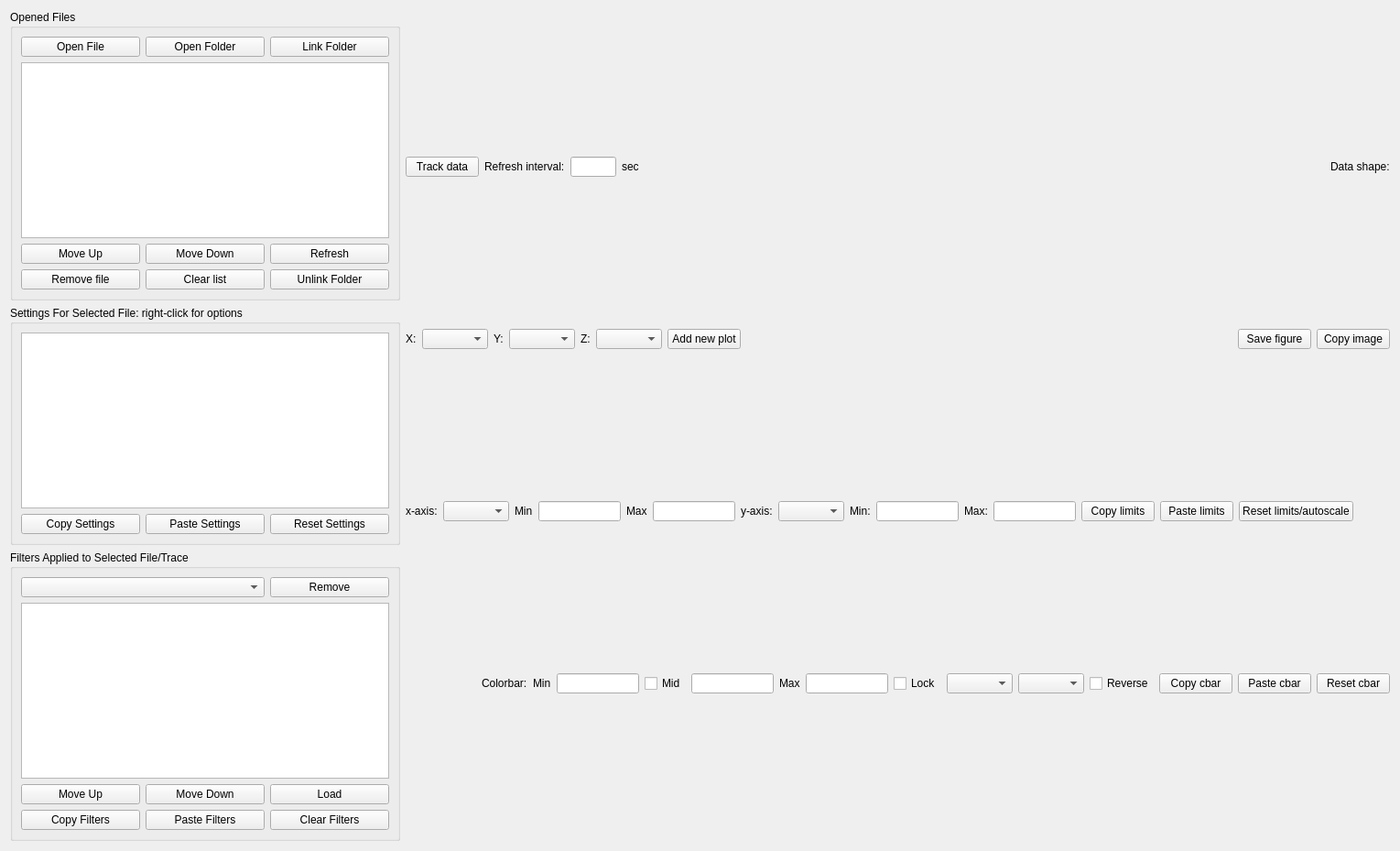
  <widget class="QWidget" name="central_widget">
   <layout class="QHBoxLayout" name="horizontalLayout">
    <item>
     <layout class="QVBoxLayout" name="control_layout">
      <property name="sizeConstraint">
       <enum>QLayout::SetDefaultConstraint</enum>
      </property>
      <item>
       <widget class="QGroupBox" name="files_box">
        <property name="sizePolicy">
         <sizepolicy hsizetype="Maximum" vsizetype="Preferred">
          <horstretch>0</horstretch>
          <verstretch>0</verstretch>
         </sizepolicy>
        </property>
        <property name="title">
         <string>Opened Files</string>
        </property>
        <layout class="QGridLayout" name="gridLayout_2">
         <item row="0" column="0">
          <layout class="QGridLayout" name="files_layout" columnminimumwidth="0,0,0">
           <item row="0" column="2">
            <widget class="QPushButton" name="link_folder_button">
             <property name="minimumSize">
              <size>
               <width>130</width>
               <height>0</height>
              </size>
             </property>
             <property name="text">
              <string>Link Folder</string>
             </property>
            </widget>
           </item>
           <item row="0" column="1">
            <widget class="QPushButton" name="open_folder_button">
             <property name="minimumSize">
              <size>
               <width>130</width>
               <height>0</height>
              </size>
             </property>
             <property name="text">
              <string>Open Folder</string>
             </property>
            </widget>
           </item>
           <item row="5" column="2">
            <widget class="QPushButton" name="unlink_folder_button">
             <property name="minimumSize">
              <size>
               <width>130</width>
               <height>0</height>
              </size>
             </property>
             <property name="text">
              <string>Unlink Folder</string>
             </property>
            </widget>
           </item>
           <item row="4" column="1">
            <widget class="QPushButton" name="down_file_button">
             <property name="minimumSize">
              <size>
               <width>130</width>
               <height>0</height>
              </size>
             </property>
             <property name="text">
              <string>Move Down</string>
             </property>
            </widget>
           </item>
           <item row="1" column="0" colspan="3">
            <widget class="QListWidget" name="file_list">
             <property name="sizePolicy">
              <sizepolicy hsizetype="Expanding" vsizetype="Expanding">
               <horstretch>0</horstretch>
               <verstretch>0</verstretch>
              </sizepolicy>
             </property>
            </widget>
           </item>
           <item row="0" column="0">
            <widget class="QPushButton" name="open_files_button">
             <property name="sizePolicy">
              <sizepolicy hsizetype="Minimum" vsizetype="Fixed">
               <horstretch>0</horstretch>
               <verstretch>0</verstretch>
              </sizepolicy>
             </property>
             <property name="minimumSize">
              <size>
               <width>130</width>
               <height>0</height>
              </size>
             </property>
             <property name="text">
              <string>Open File</string>
             </property>
            </widget>
           </item>
           <item row="4" column="0">
            <widget class="QPushButton" name="up_file_button">
             <property name="minimumSize">
              <size>
               <width>130</width>
               <height>0</height>
              </size>
             </property>
             <property name="text">
              <string>Move Up</string>
             </property>
            </widget>
           </item>
           <item row="5" column="1">
            <widget class="QPushButton" name="clear_files_button">
             <property name="sizePolicy">
              <sizepolicy hsizetype="Minimum" vsizetype="Fixed">
               <horstretch>0</horstretch>
               <verstretch>0</verstretch>
              </sizepolicy>
             </property>
             <property name="minimumSize">
              <size>
               <width>130</width>
               <height>0</height>
              </size>
             </property>
             <property name="text">
              <string>Clear list</string>
             </property>
            </widget>
           </item>
           <item row="4" column="2">
            <widget class="QPushButton" name="refresh_file_button">
             <property name="minimumSize">
              <size>
               <width>130</width>
               <height>0</height>
              </size>
             </property>
             <property name="text">
              <string>Refresh</string>
             </property>
            </widget>
           </item>
           <item row="5" column="0">
            <widget class="QPushButton" name="delete_files_button">
             <property name="sizePolicy">
              <sizepolicy hsizetype="Minimum" vsizetype="Fixed">
               <horstretch>0</horstretch>
               <verstretch>0</verstretch>
              </sizepolicy>
             </property>
             <property name="minimumSize">
              <size>
               <width>130</width>
               <height>0</height>
              </size>
             </property>
             <property name="text">
              <string>Remove file</string>
             </property>
            </widget>
           </item>
          </layout>
         </item>
        </layout>
       </widget>
      </item>
      <item>
       <widget class="QGroupBox" name="settings_box">
        <property name="sizePolicy">
         <sizepolicy hsizetype="Maximum" vsizetype="Preferred">
          <horstretch>0</horstretch>
          <verstretch>0</verstretch>
         </sizepolicy>
        </property>
        <property name="title">
         <string>Settings For Selected File: right-click for options</string>
        </property>
        <layout class="QGridLayout" name="gridLayout_4">
         <item row="0" column="0">
          <layout class="QGridLayout" name="settings_layout">
           <item row="1" column="0">
            <widget class="QPushButton" name="copy_settings_button">
             <property name="sizePolicy">
              <sizepolicy hsizetype="Minimum" vsizetype="Fixed">
               <horstretch>0</horstretch>
               <verstretch>0</verstretch>
              </sizepolicy>
             </property>
             <property name="minimumSize">
              <size>
               <width>130</width>
               <height>0</height>
              </size>
             </property>
             <property name="text">
              <string>Copy Settings</string>
             </property>
            </widget>
           </item>
           <item row="1" column="1">
            <widget class="QPushButton" name="paste_settings_button">
             <property name="sizePolicy">
              <sizepolicy hsizetype="Minimum" vsizetype="Fixed">
               <horstretch>0</horstretch>
               <verstretch>0</verstretch>
              </sizepolicy>
             </property>
             <property name="minimumSize">
              <size>
               <width>130</width>
               <height>0</height>
              </size>
             </property>
             <property name="text">
              <string>Paste Settings</string>
             </property>
            </widget>
           </item>
           <item row="1" column="2">
            <widget class="QPushButton" name="reset_settings_button">
             <property name="sizePolicy">
              <sizepolicy hsizetype="Minimum" vsizetype="Fixed">
               <horstretch>0</horstretch>
               <verstretch>0</verstretch>
              </sizepolicy>
             </property>
             <property name="minimumSize">
              <size>
               <width>130</width>
               <height>0</height>
              </size>
             </property>
             <property name="text">
              <string>Reset Settings</string>
             </property>
            </widget>
           </item>
           <item row="0" column="0" colspan="3">
            <widget class="QTableWidget" name="settings_table">
             <property name="sizePolicy">
              <sizepolicy hsizetype="Expanding" vsizetype="Expanding">
               <horstretch>0</horstretch>
               <verstretch>0</verstretch>
              </sizepolicy>
             </property>
             <property name="horizontalScrollBarPolicy">
              <enum>Qt::ScrollBarAlwaysOff</enum>
             </property>
             <attribute name="horizontalHeaderVisible">
              <bool>false</bool>
             </attribute>
             <attribute name="horizontalHeaderDefaultSectionSize">
              <number>80</number>
             </attribute>
             <attribute name="horizontalHeaderStretchLastSection">
              <bool>true</bool>
             </attribute>
             <attribute name="verticalHeaderVisible">
              <bool>false</bool>
             </attribute>
             <attribute name="verticalHeaderDefaultSectionSize">
              <number>26</number>
             </attribute>
            </widget>
           </item>
          </layout>
         </item>
        </layout>
       </widget>
      </item>
      <item>
       <widget class="QGroupBox" name="filters_box">
        <property name="sizePolicy">
         <sizepolicy hsizetype="Maximum" vsizetype="Preferred">
          <horstretch>0</horstretch>
          <verstretch>0</verstretch>
         </sizepolicy>
        </property>
        <property name="title">
         <string>Filters Applied to Selected File/Trace</string>
        </property>
        <layout class="QGridLayout" name="gridLayout_6">
         <item row="0" column="0">
          <layout class="QGridLayout" name="filters_layout">
           <item row="0" column="2">
            <widget class="QPushButton" name="delete_filters_button">
             <property name="sizePolicy">
              <sizepolicy hsizetype="Minimum" vsizetype="Fixed">
               <horstretch>0</horstretch>
               <verstretch>0</verstretch>
              </sizepolicy>
             </property>
             <property name="minimumSize">
              <size>
               <width>110</width>
               <height>0</height>
              </size>
             </property>
             <property name="text">
              <string>Remove</string>
             </property>
            </widget>
           </item>
           <item row="0" column="0" colspan="2">
            <widget class="QComboBox" name="filters_combobox">
             <property name="sizePolicy">
              <sizepolicy hsizetype="Preferred" vsizetype="Maximum">
               <horstretch>0</horstretch>
               <verstretch>0</verstretch>
              </sizepolicy>
             </property>
            </widget>
           </item>
           <item row="5" column="2">
            <widget class="QPushButton" name="clear_filters_button">
             <property name="sizePolicy">
              <sizepolicy hsizetype="Minimum" vsizetype="Fixed">
               <horstretch>0</horstretch>
               <verstretch>0</verstretch>
              </sizepolicy>
             </property>
             <property name="minimumSize">
              <size>
               <width>130</width>
               <height>0</height>
              </size>
             </property>
             <property name="text">
              <string>Clear Filters</string>
             </property>
            </widget>
           </item>
           <item row="4" column="0">
            <widget class="QPushButton" name="up_filters_button">
             <property name="sizePolicy">
              <sizepolicy hsizetype="Minimum" vsizetype="Fixed">
               <horstretch>0</horstretch>
               <verstretch>0</verstretch>
              </sizepolicy>
             </property>
             <property name="minimumSize">
              <size>
               <width>130</width>
               <height>0</height>
              </size>
             </property>
             <property name="text">
              <string>Move Up</string>
             </property>
            </widget>
           </item>
           <item row="3" column="0" colspan="3">
            <widget class="QTableWidget" name="filters_table">
             <property name="sizePolicy">
              <sizepolicy hsizetype="Expanding" vsizetype="Expanding">
               <horstretch>0</horstretch>
               <verstretch>0</verstretch>
              </sizepolicy>
             </property>
             <property name="horizontalScrollBarPolicy">
              <enum>Qt::ScrollBarAsNeeded</enum>
             </property>
             <attribute name="horizontalHeaderVisible">
              <bool>false</bool>
             </attribute>
             <attribute name="horizontalHeaderCascadingSectionResizes">
              <bool>false</bool>
             </attribute>
             <attribute name="horizontalHeaderDefaultSectionSize">
              <number>40</number>
             </attribute>
             <attribute name="horizontalHeaderMinimumSectionSize">
              <number>31</number>
             </attribute>
             <attribute name="horizontalHeaderStretchLastSection">
              <bool>false</bool>
             </attribute>
             <attribute name="verticalHeaderVisible">
              <bool>false</bool>
             </attribute>
             <attribute name="verticalHeaderDefaultSectionSize">
              <number>25</number>
             </attribute>
             <attribute name="verticalHeaderMinimumSectionSize">
              <number>25</number>
             </attribute>
            </widget>
           </item>
           <item row="4" column="1">
            <widget class="QPushButton" name="down_filters_button">
             <property name="sizePolicy">
              <sizepolicy hsizetype="Minimum" vsizetype="Fixed">
               <horstretch>0</horstretch>
               <verstretch>0</verstretch>
              </sizepolicy>
             </property>
             <property name="minimumSize">
              <size>
               <width>130</width>
               <height>0</height>
              </size>
             </property>
             <property name="text">
              <string>Move Down</string>
             </property>
            </widget>
           </item>
           <item row="5" column="0">
            <widget class="QPushButton" name="copy_filters_button">
             <property name="sizePolicy">
              <sizepolicy hsizetype="Minimum" vsizetype="Fixed">
               <horstretch>0</horstretch>
               <verstretch>0</verstretch>
              </sizepolicy>
             </property>
             <property name="minimumSize">
              <size>
               <width>130</width>
               <height>0</height>
              </size>
             </property>
             <property name="text">
              <string>Copy Filters</string>
             </property>
            </widget>
           </item>
           <item row="5" column="1">
            <widget class="QPushButton" name="paste_filters_button">
             <property name="sizePolicy">
              <sizepolicy hsizetype="Minimum" vsizetype="Fixed">
               <horstretch>0</horstretch>
               <verstretch>0</verstretch>
              </sizepolicy>
             </property>
             <property name="minimumSize">
              <size>
               <width>130</width>
               <height>0</height>
              </size>
             </property>
             <property name="text">
              <string>Paste Filters</string>
             </property>
            </widget>
           </item>
           <item row="4" column="2">
            <widget class="QPushButton" name="load_filters_button">
             <property name="minimumSize">
              <size>
               <width>130</width>
               <height>0</height>
              </size>
             </property>
             <property name="text">
              <string>Load</string>
             </property>
            </widget>
           </item>
          </layout>
         </item>
        </layout>
       </widget>
      </item>
     </layout>
    </item>
    <item>
     <layout class="QVBoxLayout" name="oneD_layout" stretch="">
      <property name="sizeConstraint">
       <enum>QLayout::SetDefaultConstraint</enum>
      </property>
     </layout>
    </item>
    <item>
     <layout class="QVBoxLayout" name="vertical_layout">
      <item>
       <layout class="QHBoxLayout" name="horizontalLayout_3">
        <property name="spacing">
         <number>6</number>
        </property>
        <item>
         <widget class="QPushButton" name="track_button">
          <property name="text">
           <string>Track data</string>
          </property>
         </widget>
        </item>
        <item>
         <widget class="QLabel" name="refresh_label">
          <property name="text">
           <string>Refresh interval:</string>
          </property>
         </widget>
        </item>
        <item>
         <widget class="QLineEdit" name="refresh_line_edit">
          <property name="sizePolicy">
           <sizepolicy hsizetype="Minimum" vsizetype="Fixed">
            <horstretch>0</horstretch>
            <verstretch>0</verstretch>
           </sizepolicy>
          </property>
          <property name="minimumSize">
           <size>
            <width>40</width>
            <height>0</height>
           </size>
          </property>
          <property name="maximumSize">
           <size>
            <width>50</width>
            <height>16777215</height>
           </size>
          </property>
          <property name="inputMethodHints">
           <set>Qt::ImhNone</set>
          </property>
          <property name="alignment">
           <set>Qt::AlignRight|Qt::AlignTrailing|Qt::AlignVCenter</set>
          </property>
         </widget>
        </item>
        <item>
         <widget class="QLabel" name="refreshunit_label">
          <property name="text">
           <string>sec</string>
          </property>
         </widget>
        </item>
        <item>
         <widget class="QLabel" name="remaining_time_label">
          <property name="text">
           <string/>
          </property>
         </widget>
        </item>
        <item>
         <spacer name="horizontalSpacer">
          <property name="orientation">
           <enum>Qt::Horizontal</enum>
          </property>
          <property name="sizeHint" stdset="0">
           <size>
            <width>40</width>
            <height>20</height>
           </size>
          </property>
         </spacer>
        </item>
        <item>
         <widget class="QLabel" name="data_shape_label">
          <property name="sizePolicy">
           <sizepolicy hsizetype="Preferred" vsizetype="Fixed">
            <horstretch>0</horstretch>
            <verstretch>0</verstretch>
           </sizepolicy>
          </property>
          <property name="text">
           <string>Data shape:</string>
          </property>
         </widget>
        </item>
       </layout>
      </item>
      <item>
       <layout class="QHBoxLayout" name="horizontalLayout_4">
        <item>
         <widget class="QLabel" name="new_plot_X_label">
          <property name="text">
           <string>X:</string>
          </property>
         </widget>
        </item>
        <item>
         <widget class="QComboBox" name="new_plot_X_box">
          <property name="sizeAdjustPolicy">
           <enum>QComboBox::AdjustToContents</enum>
          </property>
         </widget>
        </item>
        <item>
         <widget class="QLabel" name="new_plot_Y_label">
          <property name="text">
           <string>Y:</string>
          </property>
         </widget>
        </item>
        <item>
         <widget class="QComboBox" name="new_plot_Y_box">
          <property name="sizeAdjustPolicy">
           <enum>QComboBox::AdjustToContents</enum>
          </property>
         </widget>
        </item>
        <item>
         <widget class="QLabel" name="new_plot_Z_label">
          <property name="text">
           <string>Z:</string>
          </property>
         </widget>
        </item>
        <item>
         <widget class="QComboBox" name="new_plot_Z_box">
          <property name="sizeAdjustPolicy">
           <enum>QComboBox::AdjustToContents</enum>
          </property>
         </widget>
        </item>
        <item>
         <widget class="QPushButton" name="new_plot_button">
          <property name="text">
           <string>Add new plot</string>
          </property>
         </widget>
        </item>
        <item>
         <spacer name="horizontalSpacer_3">
          <property name="orientation">
           <enum>Qt::Horizontal</enum>
          </property>
          <property name="sizeHint" stdset="0">
           <size>
            <width>40</width>
            <height>20</height>
           </size>
          </property>
         </spacer>
        </item>
        <item>
         <widget class="QPushButton" name="save_image_button">
          <property name="text">
           <string>Save figure</string>
          </property>
         </widget>
        </item>
        <item>
         <widget class="QPushButton" name="copy_image_button">
          <property name="text">
           <string>Copy image</string>
          </property>
         </widget>
        </item>
       </layout>
      </item>
      <item>
       <layout class="QGridLayout" name="graph_layout"/>
      </item>
      <item>
       <layout class="QHBoxLayout" name="horizontalLayout_2">
        <item>
         <widget class="QLabel" name="xaxis_label">
          <property name="text">
           <string>x-axis:</string>
          </property>
         </widget>
        </item>
        <item>
         <widget class="QComboBox" name="xaxis_combobox"/>
        </item>
        <item>
         <widget class="QLabel" name="xmin_label">
          <property name="text">
           <string>Min</string>
          </property>
         </widget>
        </item>
        <item>
         <widget class="QLineEdit" name="xmin_line_edit">
          <property name="sizePolicy">
           <sizepolicy hsizetype="Minimum" vsizetype="Fixed">
            <horstretch>0</horstretch>
            <verstretch>0</verstretch>
           </sizepolicy>
          </property>
          <property name="minimumSize">
           <size>
            <width>80</width>
            <height>0</height>
           </size>
          </property>
          <property name="maximumSize">
           <size>
            <width>90</width>
            <height>16777215</height>
           </size>
          </property>
          <property name="inputMethodHints">
           <set>Qt::ImhNone</set>
          </property>
         </widget>
        </item>
        <item>
         <widget class="QLabel" name="xmax_label">
          <property name="text">
           <string>Max</string>
          </property>
         </widget>
        </item>
        <item>
         <widget class="QLineEdit" name="xmax_line_edit">
          <property name="sizePolicy">
           <sizepolicy hsizetype="Minimum" vsizetype="Fixed">
            <horstretch>0</horstretch>
            <verstretch>0</verstretch>
           </sizepolicy>
          </property>
          <property name="minimumSize">
           <size>
            <width>80</width>
            <height>0</height>
           </size>
          </property>
          <property name="maximumSize">
           <size>
            <width>90</width>
            <height>16777215</height>
           </size>
          </property>
          <property name="inputMethodHints">
           <set>Qt::ImhNone</set>
          </property>
         </widget>
        </item>
        <item>
         <widget class="QLabel" name="yaxis_label">
          <property name="text">
           <string>y-axis:</string>
          </property>
         </widget>
        </item>
        <item>
         <widget class="QComboBox" name="yaxis_combobox"/>
        </item>
        <item>
         <widget class="QLabel" name="ymin_label">
          <property name="text">
           <string>Min:</string>
          </property>
         </widget>
        </item>
        <item>
         <widget class="QLineEdit" name="ymin_line_edit">
          <property name="sizePolicy">
           <sizepolicy hsizetype="Minimum" vsizetype="Fixed">
            <horstretch>0</horstretch>
            <verstretch>0</verstretch>
           </sizepolicy>
          </property>
          <property name="minimumSize">
           <size>
            <width>80</width>
            <height>0</height>
           </size>
          </property>
          <property name="maximumSize">
           <size>
            <width>90</width>
            <height>16777215</height>
           </size>
          </property>
          <property name="inputMethodHints">
           <set>Qt::ImhNone</set>
          </property>
         </widget>
        </item>
        <item>
         <widget class="QLabel" name="ymax_label">
          <property name="text">
           <string>Max:</string>
          </property>
         </widget>
        </item>
        <item>
         <widget class="QLineEdit" name="ymax_line_edit">
          <property name="sizePolicy">
           <sizepolicy hsizetype="Minimum" vsizetype="Fixed">
            <horstretch>0</horstretch>
            <verstretch>0</verstretch>
           </sizepolicy>
          </property>
          <property name="minimumSize">
           <size>
            <width>80</width>
            <height>0</height>
           </size>
          </property>
          <property name="maximumSize">
           <size>
            <width>90</width>
            <height>16777215</height>
           </size>
          </property>
          <property name="inputMethodHints">
           <set>Qt::ImhNone</set>
          </property>
         </widget>
        </item>
        <item>
         <widget class="QPushButton" name="copy_xy_button">
          <property name="text">
           <string>Copy limits</string>
          </property>
         </widget>
        </item>
        <item>
         <widget class="QPushButton" name="paste_xy_button">
          <property name="text">
           <string>Paste limits</string>
          </property>
         </widget>
        </item>
        <item>
         <widget class="QPushButton" name="reset_xy_button">
          <property name="text">
           <string>Reset limits/autoscale</string>
          </property>
         </widget>
        </item>
        <item>
         <spacer name="horizontalSpacer_2">
          <property name="orientation">
           <enum>Qt::Horizontal</enum>
          </property>
          <property name="sizeHint" stdset="0">
           <size>
            <width>40</width>
            <height>20</height>
           </size>
          </property>
         </spacer>
        </item>
       </layout>
      </item>
      <item>
       <layout class="QGridLayout" name="view_layout" rowstretch="0">
        <item row="0" column="18">
         <widget class="QPushButton" name="paste_view_button">
          <property name="text">
           <string>Paste cbar</string>
          </property>
         </widget>
        </item>
        <item row="0" column="19">
         <widget class="QPushButton" name="reset_limits_button">
          <property name="text">
           <string>Reset cbar</string>
          </property>
         </widget>
        </item>
        <item row="0" column="14">
         <widget class="QComboBox" name="colormap_type_box">
          <property name="sizePolicy">
           <sizepolicy hsizetype="Minimum" vsizetype="Fixed">
            <horstretch>0</horstretch>
            <verstretch>0</verstretch>
           </sizepolicy>
          </property>
          <property name="sizeAdjustPolicy">
           <enum>QComboBox::AdjustToContentsOnFirstShow</enum>
          </property>
         </widget>
        </item>
        <item row="0" column="7">
         <widget class="QCheckBox" name="mid_checkbox">
          <property name="text">
           <string>Mid</string>
          </property>
         </widget>
        </item>
        <item row="0" column="13">
         <widget class="QCheckBox" name="lock_checkbox">
          <property name="text">
           <string>Lock</string>
          </property>
         </widget>
        </item>
        <item row="0" column="11">
         <widget class="QLabel" name="max_label">
          <property name="sizePolicy">
           <sizepolicy hsizetype="Minimum" vsizetype="Preferred">
            <horstretch>0</horstretch>
            <verstretch>0</verstretch>
           </sizepolicy>
          </property>
          <property name="text">
           <string>Max</string>
          </property>
         </widget>
        </item>
        <item row="0" column="4">
         <widget class="QLabel" name="min_label">
          <property name="sizePolicy">
           <sizepolicy hsizetype="Minimum" vsizetype="Preferred">
            <horstretch>0</horstretch>
            <verstretch>0</verstretch>
           </sizepolicy>
          </property>
          <property name="text">
           <string>Min</string>
          </property>
         </widget>
        </item>
        <item row="0" column="16">
         <widget class="QCheckBox" name="reverse_colors_box">
          <property name="text">
           <string>Reverse</string>
          </property>
         </widget>
        </item>
        <item row="0" column="15">
         <widget class="QComboBox" name="colormap_box">
          <property name="sizePolicy">
           <sizepolicy hsizetype="Minimum" vsizetype="Fixed">
            <horstretch>0</horstretch>
            <verstretch>0</verstretch>
           </sizepolicy>
          </property>
          <property name="sizeAdjustPolicy">
           <enum>QComboBox::AdjustToContents</enum>
          </property>
         </widget>
        </item>
        <item row="0" column="8" colspan="3">
         <widget class="QLineEdit" name="mid_line_edit">
          <property name="sizePolicy">
           <sizepolicy hsizetype="Minimum" vsizetype="Fixed">
            <horstretch>0</horstretch>
            <verstretch>0</verstretch>
           </sizepolicy>
          </property>
          <property name="minimumSize">
           <size>
            <width>80</width>
            <height>0</height>
           </size>
          </property>
          <property name="maximumSize">
           <size>
            <width>90</width>
            <height>16777215</height>
           </size>
          </property>
          <property name="inputMethodHints">
           <set>Qt::ImhNone</set>
          </property>
         </widget>
        </item>
        <item row="0" column="12">
         <widget class="QLineEdit" name="max_line_edit">
          <property name="sizePolicy">
           <sizepolicy hsizetype="Minimum" vsizetype="Fixed">
            <horstretch>0</horstretch>
            <verstretch>0</verstretch>
           </sizepolicy>
          </property>
          <property name="minimumSize">
           <size>
            <width>80</width>
            <height>0</height>
           </size>
          </property>
          <property name="maximumSize">
           <size>
            <width>90</width>
            <height>16777215</height>
           </size>
          </property>
          <property name="inputMethodHints">
           <set>Qt::ImhNone</set>
          </property>
         </widget>
        </item>
        <item row="0" column="0">
         <spacer name="horizontal_spacer">
          <property name="orientation">
           <enum>Qt::Horizontal</enum>
          </property>
          <property name="sizeHint" stdset="0">
           <size>
            <width>40</width>
            <height>20</height>
           </size>
          </property>
         </spacer>
        </item>
        <item row="0" column="5" colspan="2">
         <widget class="QLineEdit" name="min_line_edit">
          <property name="enabled">
           <bool>true</bool>
          </property>
          <property name="sizePolicy">
           <sizepolicy hsizetype="Minimum" vsizetype="Fixed">
            <horstretch>0</horstretch>
            <verstretch>0</verstretch>
           </sizepolicy>
          </property>
          <property name="minimumSize">
           <size>
            <width>80</width>
            <height>0</height>
           </size>
          </property>
          <property name="maximumSize">
           <size>
            <width>90</width>
            <height>16777215</height>
           </size>
          </property>
          <property name="inputMethodHints">
           <set>Qt::ImhNone</set>
          </property>
         </widget>
        </item>
        <item row="0" column="17">
         <widget class="QPushButton" name="copy_view_button">
          <property name="text">
           <string>Copy cbar</string>
          </property>
         </widget>
        </item>
        <item row="0" column="1">
         <widget class="QLabel" name="label">
          <property name="text">
           <string>Colorbar:</string>
          </property>
         </widget>
        </item>
       </layout>
      </item>
     </layout>
    </item>
   </layout>
  </widget>
